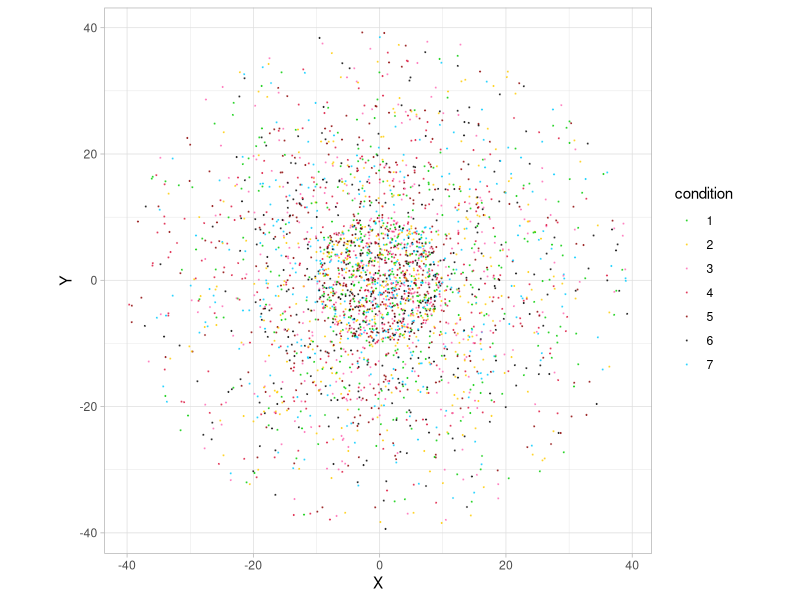
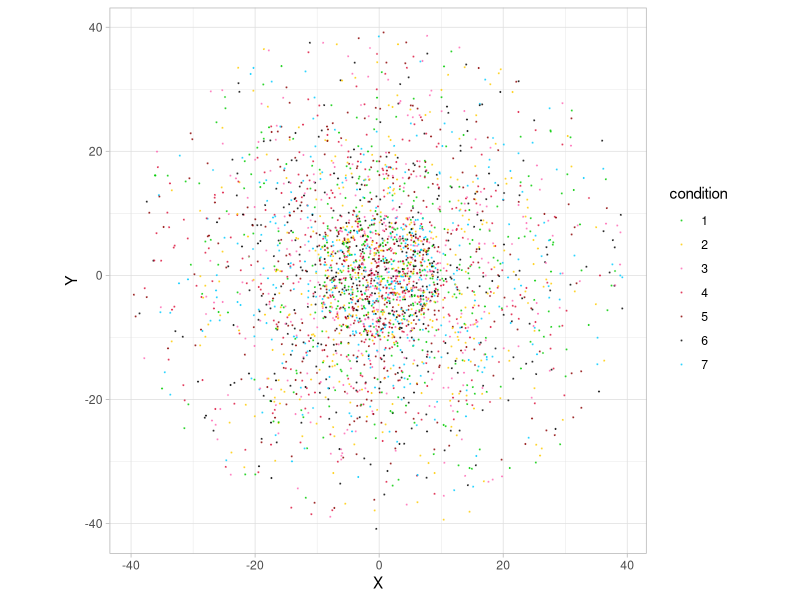

Here is the R script that generated these plots, in order:
## ---- chunk 1
knitr::opts_chunk$set(echo = TRUE)
## ---- chunk 2
library(tidyverse)
library(ggplot2)
library(gganimate)
library(magick)

my_theme = theme_light() + theme(plot.title = element_text(hjust = 0.5), plot.subtitle = element_text(hjust = 0.5))
## ---- chunk 3
N = 3000
R = c(40,30,20,10)
P = c(1,2,3,4)
Times = 30
## ---- chunk 4
random_point_circle = function(R, N, x_center = 0, y_center = 0){
  # R: Radiu
  # N: Number of points
  
  if(length(R) != 1)
    stop('Length of R is not 1 in random_point_circle!')
  if(length(N) != 1)
    stop('Length of N is not 1 in random_point_circle!')
  if(N == 0)
    return(data.frame(X = NULL, Y = NULL))
  
  U = runif(N, 0, R^2)
  A = runif(N, 0 ,2*pi)
  X = sqrt(U)*cos(A) + x_center
  Y = sqrt(U)*sin(A) + y_center
  return(data.frame(X = X, Y = Y))
}
## ---- chunk 5
intialize_points = function(N, R, P){
  # N: Total number of points
  # R: A vector of radius
  # P: A vector of the proportion of points in each ring area
  
  if(length(N) != 1)
    stop('Length of N is not 1 in intialize_points!')
  if(length(R) != length(P))
    stop('R and P have different length in intialize_points!')
  if(length(R) == 0)
    stop('Length of R is 0 in intialize_points!')
  
  R = sort(R, decreasing = TRUE)
  L = length(R)
  S = R^2
  
  S = S/sum(S)
  P = P/sum(P)
  
  if(mean(P/S == sort(P/S)) != 1)
    stop('The proportion of area is not increasing in intialize_points!')
  
  data = data.frame(X = NULL, Y = NULL)
  
  number_of_points = rep(0, L)
  for(i in 1:L){
    total_area = S[i]
    if(i == L){
      current_area = S[i]
    } else{
      current_area = S[i]-S[i+1]
    }
    need_points = P[i]*N - number_of_points[i]
    generate_points = round(need_points / current_area * total_area)
    data = rbind(data, random_point_circle(R[i],  generate_points))
    if(i == L){
      number_of_points[L] = number_of_points[L] + generate_points 
    } else{
      number_of_points[i:L] = number_of_points[i:L] + round((S[i:L] - c(S[(i+1):L],0)) / total_area * generate_points)
    }

  }
  
  return(list(data, number_of_points))
}
## ---- chunk 6
intialize = intialize_points(N, R, P)
data = intialize[[1]]
# To check if the number of data is right
number_of_points = intialize[[2]]
number_of_points
P/sum(P)*N
## ---- chunk 7
# To check the number of data in each ring
check_data = data %>% mutate(Radiu = sqrt(X^2+Y^2))
check_data %>% filter(Radiu<R[1]) %>% nrow()
check_data %>% filter(Radiu<R[2]) %>% nrow()
check_data %>% filter(Radiu<R[3]) %>% nrow()
check_data %>% filter(Radiu<R[4]) %>% nrow()
## ---- chunk 8
plot_points = function(data, condition){
  # data: A Data frame contains X and Y in first 2 column
  # condition: A vector contains 7 factors of illness
  
  c = colnames(data)
  if(c[1] != 'X' | c[2] != 'Y')
    stop('Wrong name in data in plot_points!')
  
  if(nrow(data) != length(condition %>% unlist))
    stop('Wrong nrow of condition in plot_points!')
  
  t = tibble(X = data$X, Y = data$Y, condition = as.factor(condition))
  g = t %>%
    ggplot(aes(x = X, y = Y, color = condition)) + 
    geom_point(size = 0.1, alpha = 0.6) + 
    scale_color_manual(values=c('#00CC00', '#FFCC00', '#FF69B4', '#DC143C', '#8B0000', '#000000', '#00CCFF')) + 
    coord_fixed() + 
    my_theme
  g
}
## ---- chunk 9
# Condition meaning and color
# 1: Healthy, '#00CC00', Electric Green
# 2: Incubation period, '#FFCC00', Tangerine Yellow
# 3: Moderate, '#FF69B4', Hot Pink
# 4: Severe, '#DC143C', Crimson
# 5: Cirtical, '#8B0000', Dark Red
# 6: Death, '#000000', Black
# 7: Cure, '#00CCFF', Deep Sky Blue

test_condition = sample(1:7, N, replace = TRUE) 
plot_points(data, test_condition)
## ---- chunk 10
random_walk = function(data, v){
  # data: A Data frame contains X and Y in first 2 column
  # v: A vector contains the speed of points
  
  N = nrow(data)
  if(N != length(v %>% unlist))
    stop('Wrong nrow of v in Random_Walk!')
  
  distance = rnorm(N, v, sd = v/1.5)
  distance[distance < 0] = 0
  
  A = runif(N, 0 ,2*pi)
  data$X = data$X + distance * cos(A)
  data$Y = data$Y + distance * sin(A)
  
  return(data)
}
## ---- chunk 11
v = rnorm(N, 1, 0.5)
v[v < 0] = 0
new_data = random_walk(data, v)
plot_points(new_data, test_condition)
## ---- chunk 12
simulation_points = function(N, R, P, Times){
  # N: Total number of points
  # R: A vector of radius
  # P: A vector of the proportion of points in each ring area
  # Time: The number of days (running times)
  
  whole_data = data.frame(X = NULL, Y = NULL, Condition = NULL, Time = NULL)
  intialize = intialize_points(N, R, P)
  data = intialize[[1]]
  condition = rep(1, N)
  whole_data = rbind(whole_data, cbind(data, Condition = condition, Time = rep(0, N)))
  
  v = rnorm(N, 1, 0.5)
  v[v < 0] = 0
  
  # If change nrow of data, need to change nrow of condition
  for(t in 1:Times){
    if(t == round(Times/3))
      condition = rep(2, N)
    if(t == round(Times/3*2))
      condition = rep(3, N)
    data = random_walk(data, v)
    whole_data = rbind(whole_data, cbind(data, Condition = condition, Time = rep(t, nrow(data))))
  }
  
  return(whole_data)
}
## ---- chunk 13
whole_data = simulation_points(N, R, P, Times)
## ---- chunk 14
generate_gif = function(whole_data){
  # whole_data: A data.frame contains X, Y, Condition and Time
  
  p = whole_data %>% 
    ggplot(aes(x = X, y = Y, color = as.factor(Condition), group = 1L)) + 
    geom_point(size = 0.1, alpha = 0.6) + 
    scale_color_manual(values=c('#00CC00', '#FFCC00', '#FF69B4', '#DC143C', '#8B0000', '#000000', '#00CCFF')) + 
    coord_fixed() + 
    transition_time(Time) + 
    ease_aes('linear') + 
    my_theme
  
  image <- animate(p)
  image_write(image, "output.gif")
}

## ---- chunk 15
generate_gif(whole_data)
